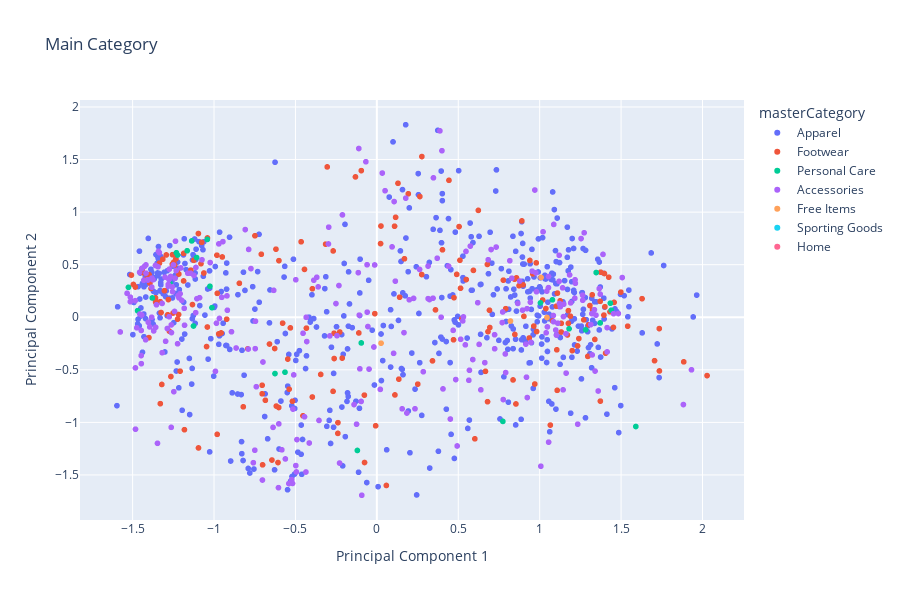

The cell this chart's notebook holds for it:
### Code cell
fig = px.scatter(train, x=0, y=1, color="masterCategory", title='Main Category', height=600, labels={
                     "0": "Principal Component 1",
                     "1": "Principal Component 2"})
fig.show()

### Figure 1 — Plotly figure (JSON) as saved in the notebook; plotly's stock layout.template omitted (floating-point values rounded to 4 significant figures; data arrays with more than 128 entries replaced by an {"elided": "..."} marker saying what was removed)
{"data": [{"hovertemplate": "masterCategory=Apparel<br>Principal Component 1=%{x}<br>Principal Component 2=%{y}<extra></extra>", "legendgroup": "Apparel", "marker": {"color": "#636efa", "symbol": "circle"}, "mode": "markers", "name": "Apparel", "showlegend": true, "type": "scattergl", "x": {"elided": "14055 float values"}, "xaxis": "x", "y": {"elided": "14055 float values"}, "yaxis": "y"}, {"hovertemplate": "masterCategory=Footwear<br>Principal Component 1=%{x}<br>Principal Component 2=%{y}<extra></extra>", "legendgroup": "Footwear", "marker": {"color": "#EF553B", "symbol": "circle"}, "mode": "markers", "name": "Footwear", "showlegend": true, "type": "scattergl", "x": {"elided": "5984 float values"}, "xaxis": "x", "y": {"elided": "5984 float values"}, "yaxis": "y"}, {"hovertemplate": "masterCategory=Personal Care<br>Principal Component 1=%{x}<br>Principal Component 2=%{y}<extra></extra>", "legendgroup": "Personal Care", "marker": {"color": "#00cc96", "symbol": "circle"}, "mode": "markers", "name": "Personal Care", "showlegend": true, "type": "scattergl", "x": {"elided": "778 float values"}, "xaxis": "x", "y": {"elided": "778 float values"}, "yaxis": "y"}, {"hovertemplate": "masterCategory=Accessories<br>Principal Component 1=%{x}<br>Principal Component 2=%{y}<extra></extra>", "legendgroup": "Accessories", "marker": {"color": "#ab63fa", "symbol": "circle"}, "mode": "markers", "name": "Accessories", "showlegend": true, "type": "scattergl", "x": {"elided": "7756 float values"}, "xaxis": "x", "y": {"elided": "7756 float values"}, "yaxis": "y"}, {"hovertemplate": "masterCategory=Free Items<br>Principal Component 1=%{x}<br>Principal Component 2=%{y}<extra></extra>", "legendgroup": "Free Items", "marker": {"color": "#FFA15A", "symbol": "circle"}, "mode": "markers", "name": "Free Items", "showlegend": true, "type": "scattergl", "x": [1.045, 1.008, 0.8206, 0.02583, null, null, null, null, null, null, null, null, null, null, null, null, null, null, null, null, null, null, null, null, null, null, null, null, null, null, null, null, null, null, null, null, null, null, null, null, null, null, null, null, null, null, null, null, null, null, null, null, null, null, null, null, null, null, null, null, null, null, null, null, null, null, null, null, null, null, null, null, null, null, null, null, null, null, null, null, null, null, null, null, null], "xaxis": "x", "y": [-0.002253, 0.3785, -0.03588, -0.2464, null, null, null, null, null, null, null, null, null, null, null, null, null, null, null, null, null, null, null, null, null, null, null, null, null, null, null, null, null, null, null, null, null, null, null, null, null, null, null, null, null, null, null, null, null, null, null, null, null, null, null, null, null, null, null, null, null, null, null, null, null, null, null, null, null, null, null, null, null, null, null, null, null, null, null, null, null, null, null, null, null], "yaxis": "y"}, {"hovertemplate": "masterCategory=Sporting Goods<br>Principal Component 1=%{x}<br>Principal Component 2=%{y}<extra></extra>", "legendgroup": "Sporting Goods", "marker": {"color": "#19d3f3", "symbol": "circle"}, "mode": "markers", "name": "Sporting Goods", "showlegend": true, "type": "scattergl", "x": [null, null, null, null, null, null, null, null, null, null, null, null, null, null, null, null], "xaxis": "x", "y": [null, null, null, null, null, null, null, null, null, null, null, null, null, null, null, null], "yaxis": "y"}, {"hovertemplate": "masterCategory=Home<br>Principal Component 1=%{x}<br>Principal Component 2=%{y}<extra></extra>", "legendgroup": "Home", "marker": {"color": "#FF6692", "symbol": "circle"}, "mode": "markers", "name": "Home", "showlegend": true, "type": "scattergl", "x": [null], "xaxis": "x", "y": [null], "yaxis": "y"}], "layout": {"height": 600, "legend": {"title": {"text": "masterCategory"}, "tracegroupgap": 0}, "title": {"text": "Main Category"}, "xaxis": {"anchor": "y", "domain": [0, 1], "title": {"text": "Principal Component 1"}}, "yaxis": {"anchor": "x", "domain": [0, 1], "title": {"text": "Principal Component 2"}}}}
